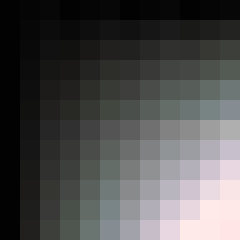
Frame 1 (no input)
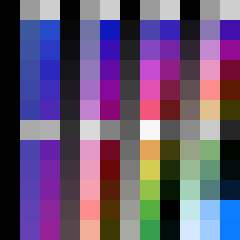
Frame 60 (the mouse pressed at the canvas centre just before this capture)
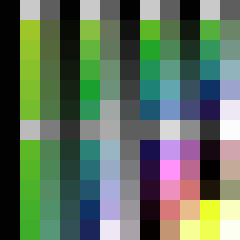
Frame 120 (the mouse held since frame 60 and released just before this capture)

The Processing sketch that drew these frames (run headless with seeded random() and noise(); from frame 60 on, the mouse is pressed at the canvas centre):

// Processing sketch: processing_741
// ── processing_741.pde

//Matt Richard

/*import UDP.*;  // code to talk to the light tile
UDPSend udp;*/  // this code was created by Dan Shiffman

//declare variables 
int totalSquares = 144; // var for how many squares you want on the screen, !! must be a square itself 
float rectColorArray[][][][]; // create nested array that holds the rects alpha value
color squareColor;

void setup() {
  size(240, 240);
  background(0);
 // udp = new UDPSend(this,"10.0.9.93",6038,"/Users/matt/Documents/Processing/libraries/UDP/colorkinetics_lib/header","/Users/matt/Documents/Processing/libraries/UDP/colorkinetics_lib/lookup",200,0);
  colorMode(HSB, 100);
  noStroke();
  smooth();

  rectColorArray = new float[floor(sqrt(totalSquares))][floor(sqrt(totalSquares))][3][2];

  for(int i=0; i < sqrt(totalSquares); i++){ 
    for(int j=0; j < sqrt(totalSquares); j++){
      rectColorArray[i][j][0][0] = i*j+1;
      rectColorArray[i][j][1][0] = j%6;
      rectColorArray[i][j][2][0] = i*j+1;
      rectColorArray[i][j][0][1] = -cos(i*j);
      rectColorArray[i][j][1][1] = i%6;
      rectColorArray[i][j][2][1] = i%3;
    } 
  } 
}

void draw() {

  for(int x = 0; x < sqrt(totalSquares); x++){ 
    for(int y = 0; y < sqrt(totalSquares); y++){
      if(rectColorArray[x][y][0][0] < 100){
        //rectColorArray[x][y][0][0]+= rectColorArray[x][y][0][1];
        rectColorArray[x][y][0][0]+= 1;       
      } 
      else {
        //rectColorArray[i][j][0][1] *= -1;
        rectColorArray[x][y][0][0] = 0; 
      }

      if(rectColorArray[x][y][1][0] > 0 && rectColorArray[x][y][1][0] < 100){
        rectColorArray[x][y][1][0]+= rectColorArray[x][y][1][1];
      } 
      else {
        rectColorArray[x][y][1][1] *= -1; 
        rectColorArray[x][y][1][0]+= rectColorArray[x][y][1][1];
      }

      if(rectColorArray[x][y][2][0] > 0 && rectColorArray[x][y][2][0] < 100){
        rectColorArray[x][y][2][0]+= rectColorArray[x][y][2][1];
      } 
      else {
        rectColorArray[x][y][2][1] *= -1; 
        rectColorArray[x][y][2][0]+= rectColorArray[x][y][2][1];
      }

      fill(rectColorArray[x][y][0][0],rectColorArray[x][y][1][0],rectColorArray[x][y][2][0]); 
      //fill(rectColorArray[x][y][0][0],99,99);
      rect(floor((x * (width/(sqrt(totalSquares))))), floor((y * (height/(sqrt(totalSquares))))), floor((width/(sqrt(totalSquares)))), floor((height/(sqrt(totalSquares))))); 
    } 
  }
  //udp.send(); light tile code
}
